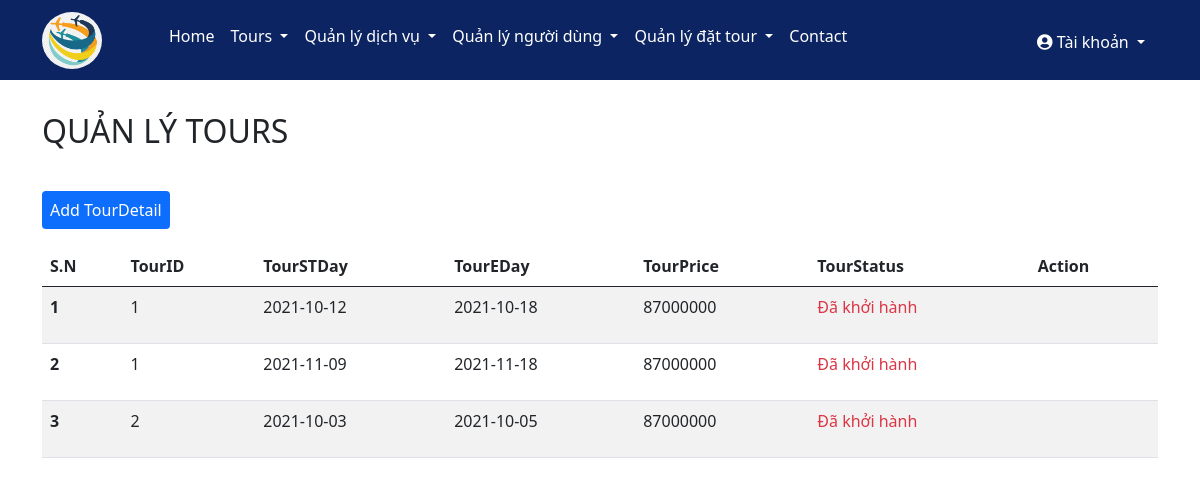
/admin/tourdetail.php, run on an earlier commit of the app's database.
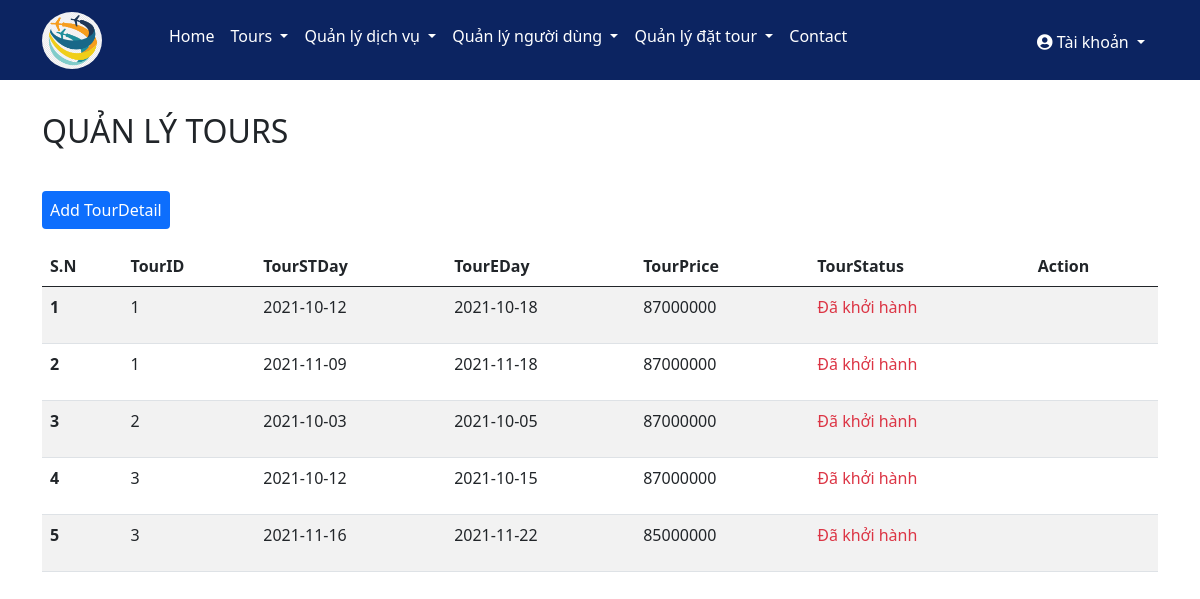
And on a later commit of the database.
### tables this page shows
CREATE TABLE `tourdetails` (
  `TourID` int(11) NOT NULL,
  `TourSTDay` date NOT NULL,
  `TourEDay` date DEFAULT NULL,
  `TourPrice` float DEFAULT NULL,
  `TourStatus` tinyint(1) DEFAULT NULL
);

### admin/tourdetail.php (the view, shortened to what this page needs)
<?php
include('header.php');
include('../config/connect.php');
?>
<div class="container my-main">
    <h2 class="text-uppercase my-title-ad">Quản lý tours</h2>
    <a href="add_tourdetail.php" class="btn-primary " style="border-radius:4px; padding:8px;text-decoration: none;">Add TourDetail</a>
    <br /><br />
    <table class="table table-striped">
        <thead>
            <tr>
                <th>S.N</th>
                <th>TourID</th>
                <th>TourSTDay</th>
                <th>TourEDay</th>
                <th>TourPrice</th>
                <th>TourStatus</th>
                <th>Action</th>
            </tr>
        </thead>
        <?php
                        $sql = "SELECT * FROM tourdetails";
                        $result = mysqli_query($conn, $sql);
                        if(mysqli_num_rows($result)>0){
                            $sn=1;
                            while($row=mysqli_fetch_assoc($result)){
                                $tourid = $row['TourID'];
                                $tourstday = $row['TourSTDay'];
                                $toureday = $row['TourEDay'];
                                $tourprice = $row['TourPrice'];
                                $tourstatus = $row['TourStatus'];
                                ?>
        <tr>
            <th scope="row"><?php echo $sn++; ?></th>
            <td><?php echo $tourid; ?></td>
            <td><?php echo  $tourstday; ?></td>
            <td><?php echo $toureday; ?></td>
            <td><?php echo $tourprice; ?></td>
            <td>
                    <?php
                if($tourstatus==0)
                echo '<p class="text-success">Chưa khởi hành</p>';
                else
                echo '<p class="text-danger">Đã khởi hành</p>';
            ?>
                </td>
            <td>
            </td>
        </tr>
        <?php
                        }
                    }
                    else{
                        echo $sql;
                    }
                ?>
    </table>
</div>
<?php
include('footer.php');
?>

### admin/header.php (shortened to what this page needs)
<!doctype html>
<html lang="en">
<head>
    <link href="https://cdn.jsdelivr.net/npm/bootstrap@5.0.2/dist/css/bootstrap.min.css" rel="stylesheet"
>
    <link rel="stylesheet" href="https://pro.fontawesome.com/releases/v5.10.0/css/all.css"
 />
        <link rel="stylesheet" href="../css/style.css">
        <link rel="stylesheet" href="../css/admin.css">
</head>
<body>
    <div class="my-header">
        <div class="container">
            <div class="row">
                <div class="col-md-1">
                    <a href="index.php">
                        <img style="margin-top:12px" src="../img/logo.png" alt="logo" class="rounded-circle"
                            width="60px">
                    </a>
                </div>
                <div class="col-md-8">
                    <nav class="navbar navbar-expand-lg navbar-light my-nav">
                        <div class="container-fluid">
                            <div class="collapse navbar-collapse" id="navbarNav">
                                <ul class="navbar-nav" style="line-height: 40px">
                                    <li class="nav-item hover-th">
                                        <a class="nav-link active text-white" aria-current="page"
                                            href="index.php">Home</a>
                                    </li>
                                    <li class="nav-item dropdown">
                                        <a class="nav-link dropdown-toggle text-white hover-th" href="#"
                                            id="navbarDropdown" role="button" data-bs-toggle="dropdown"
                                            aria-expanded="false">Tours
                                        </a>
                                    </li>
                                    <li class="nav-item dropdown">
                                        <a class="nav-link dropdown-toggle text-white hover-th" href="#"
                                            id="navbarDropdown" role="button" data-bs-toggle="dropdown"
                                            aria-expanded="false">Quản lý dịch vụ
                                        </a>
                                    </li>
                                    <li class="nav-item dropdown">
                                        <a class="nav-link dropdown-toggle text-white hover-th" href="#"
                                            id="navbarDropdown" role="button" data-bs-toggle="dropdown"
                                            aria-expanded="false">Quản lý người dùng
                                        </a>
                                    </li>
                                    <li class="nav-item dropdown">
                                        <a class="nav-link dropdown-toggle text-white hover-th" href="#"
                                            id="navbarDropdown" role="button" data-bs-toggle="dropdown"
                                            aria-expanded="false">Quản lý đặt tour
                                        </a>
                                    </li>
                                    <li class="nav-item hover-th">
                                        <a class="nav-link active text-white" aria-current="page"
                                            href="contact.php">Contact</a>
                                    </li>
                                </ul>
                            </div>
                        </div>
                    </nav>
                </div>
                <div class="col-md-3" style="margin-top:15px">
                    <div class="dropdown float-end">
                        <button style="line-height: 40px" class="btn dropdown-toggle text-white hover-th" type="button"
                            id="dropdownMenuButton1" data-bs-toggle="dropdown" aria-expanded="false">
                            <i class="fas fa-user-circle"></i>
                            Tài khoản
                        </button>
                    </div>
                </div>
            </div>
        </div>
    </div>

### admin/footer.php (shortened to what this page needs)
</body>
</html>

### css/style.css (style rules this page uses)
:root { --my-color: #0c2461; }
.my-header { min-height: 80px; background-color: #0c2461; }

### css/admin.css (style rules this page uses)
* { padding: 0; margin: 0; text-decoration: none; box-sizing: border-box; }
.my-main { margin-top: 32px; margin-bottom: 32px; }
.my-title-ad { margin-bottom: 48px; }

What changed in the data, as far as the page shows it:
added tourdetails: TourID "3", TourSTDay "2021-10-12", TourEDay "2021-10-15", TourPrice "87000000", TourStatus "Đã khởi hành"
added tourdetails: TourID "3", TourSTDay "2021-11-16", TourEDay "2021-11-22", TourPrice "85000000", TourStatus "Đã khởi hành"
